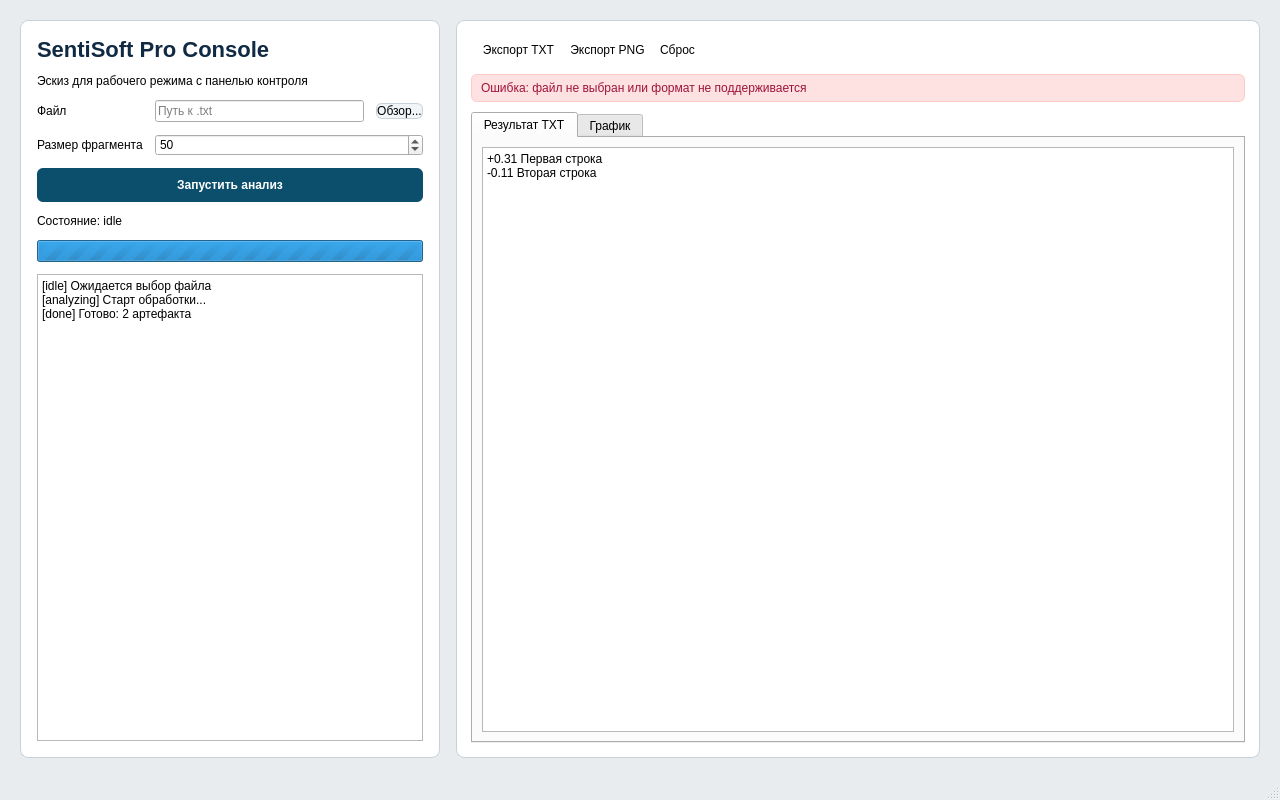
<?xml version="1.0" encoding="UTF-8"?>
<ui version="4.0">
 <class>SentilexVariantBWindow</class>
 <widget class="QMainWindow" name="SentilexVariantBWindow">
  <property name="geometry">
   <rect>
    <x>0</x>
    <y>0</y>
    <width>1280</width>
    <height>800</height>
   </rect>
  </property>
  <property name="windowTitle">
   <string>SentiSoft Desktop - Variant B (Pro Tool)</string>
  </property>
  <property name="styleSheet">
   <string notr="true">QMainWindow { background: #e9ecef; }
QFrame#controlPanel, QFrame#workspacePanel { background: #ffffff; border: 1px solid #c8d0d8; border-radius: 8px; }
QPushButton#analyzeButton { background: #0b4f6c; color: #ffffff; border-radius: 6px; padding: 10px 12px; font-weight: 600; }
QPushButton#browseButton { background: #f1f5f8; border: 1px solid #c8d0d8; border-radius: 6px; }
QLabel#errorBanner { background: #fee2e2; color: #9f1239; border: 1px solid #fecaca; border-radius: 6px; padding: 6px; }</string>
  </property>
  <widget class="QWidget" name="centralwidget">
   <layout class="QHBoxLayout" name="mainSplitLayout">
    <property name="leftMargin">
     <number>20</number>
    </property>
    <property name="topMargin">
     <number>20</number>
    </property>
    <property name="rightMargin">
     <number>20</number>
    </property>
    <property name="bottomMargin">
     <number>20</number>
    </property>
    <property name="spacing">
     <number>16</number>
    </property>
    <item>
     <widget class="QFrame" name="controlPanel">
      <property name="minimumSize">
       <size>
        <width>360</width>
        <height>0</height>
       </size>
      </property>
      <property name="maximumSize">
       <size>
        <width>420</width>
        <height>16777215</height>
       </size>
      </property>
      <layout class="QVBoxLayout" name="controlLayout">
       <property name="leftMargin">
        <number>16</number>
       </property>
       <property name="topMargin">
        <number>16</number>
       </property>
       <property name="rightMargin">
        <number>16</number>
       </property>
       <property name="bottomMargin">
        <number>16</number>
       </property>
       <property name="spacing">
        <number>12</number>
       </property>
       <item>
        <widget class="QLabel" name="appTitle">
         <property name="text">
          <string>SentiSoft Pro Console</string>
         </property>
         <property name="styleSheet">
          <string notr="true">font-size: 22px; font-weight: 700; color: #102a43;</string>
         </property>
        </widget>
       </item>
       <item>
        <widget class="QLabel" name="appSubtitle">
         <property name="text">
          <string>Эскиз для рабочего режима с панелью контроля</string>
         </property>
         <property name="wordWrap">
          <bool>true</bool>
         </property>
        </widget>
       </item>
       <item>
        <layout class="QFormLayout" name="controlsForm">
         <property name="labelAlignment">
          <set>Qt::AlignLeading|Qt::AlignLeft|Qt::AlignVCenter</set>
         </property>
         <item row="0" column="0">
          <widget class="QLabel" name="fileLabel">
           <property name="text">
            <string>Файл</string>
           </property>
          </widget>
         </item>
         <item row="0" column="1">
          <layout class="QHBoxLayout" name="fileInputRow">
           <item>
            <widget class="QLineEdit" name="filePathEdit">
             <property name="placeholderText">
              <string>Путь к .txt</string>
             </property>
            </widget>
           </item>
           <item>
            <widget class="QPushButton" name="browseButton">
             <property name="text">
              <string>Обзор...</string>
             </property>
            </widget>
           </item>
          </layout>
         </item>
         <item row="1" column="0">
          <widget class="QLabel" name="fragmentLabel">
           <property name="text">
            <string>Размер фрагмента</string>
           </property>
          </widget>
         </item>
         <item row="1" column="1">
          <widget class="QSpinBox" name="fragmentSizeSpinBox">
           <property name="minimum">
            <number>10</number>
           </property>
           <property name="maximum">
            <number>500</number>
           </property>
           <property name="value">
            <number>50</number>
           </property>
          </widget>
         </item>
        </layout>
       </item>
       <item>
        <widget class="QPushButton" name="analyzeButton">
         <property name="text">
          <string>Запустить анализ</string>
         </property>
        </widget>
       </item>
       <item>
        <widget class="QLabel" name="statusLabel">
         <property name="text">
          <string>Состояние: idle</string>
         </property>
        </widget>
       </item>
       <item>
        <widget class="QProgressBar" name="analyzeProgress">
         <property name="minimum">
          <number>0</number>
         </property>
         <property name="maximum">
          <number>0</number>
         </property>
         <property name="value">
          <number>-1</number>
         </property>
         <property name="visible">
          <bool>true</bool>
         </property>
        </widget>
       </item>
       <item>
        <widget class="QPlainTextEdit" name="runLogView">
         <property name="readOnly">
          <bool>true</bool>
         </property>
         <property name="plainText">
          <string>[idle] Ожидается выбор файла
[analyzing] Старт обработки...
[done] Готово: 2 артефакта</string>
         </property>
        </widget>
       </item>
      </layout>
     </widget>
    </item>
    <item>
     <widget class="QFrame" name="workspacePanel">
      <layout class="QVBoxLayout" name="workspaceLayout">
       <property name="leftMargin">
        <number>14</number>
       </property>
       <property name="topMargin">
        <number>14</number>
       </property>
       <property name="rightMargin">
        <number>14</number>
       </property>
       <property name="bottomMargin">
        <number>14</number>
       </property>
       <property name="spacing">
        <number>10</number>
       </property>
       <item>
        <widget class="QToolBar" name="resultToolbar">
         <property name="movable">
          <bool>false</bool>
         </property>
         <addaction name="exportTxtAction"/>
         <addaction name="exportPngAction"/>
         <addaction name="resetAction"/>
        </widget>
       </item>
       <item>
        <widget class="QLabel" name="errorBanner">
         <property name="text">
          <string>Ошибка: файл не выбран или формат не поддерживается</string>
         </property>
         <property name="visible">
          <bool>false</bool>
         </property>
        </widget>
       </item>
       <item>
        <widget class="QTabWidget" name="resultTabs">
         <property name="currentIndex">
          <number>0</number>
         </property>
         <widget class="QWidget" name="txtTab">
          <attribute name="title">
           <string>Результат TXT</string>
          </attribute>
          <layout class="QVBoxLayout" name="txtTabLayout">
           <item>
            <widget class="QPlainTextEdit" name="resultTextPreview">
             <property name="plainText">
              <string>+0.31 Первая строка
-0.11 Вторая строка</string>
             </property>
             <property name="readOnly">
              <bool>true</bool>
             </property>
            </widget>
           </item>
          </layout>
         </widget>
         <widget class="QWidget" name="plotTab">
          <attribute name="title">
           <string>График</string>
          </attribute>
          <layout class="QVBoxLayout" name="plotTabLayout">
           <item>
            <widget class="QLabel" name="plotPreview">
             <property name="minimumSize">
              <size>
               <width>0</width>
               <height>420</height>
              </size>
             </property>
             <property name="alignment">
              <set>Qt::AlignCenter</set>
             </property>
             <property name="styleSheet">
              <string notr="true">background: #f5f7fa; border: 1px dashed #94a3b8; border-radius: 8px;</string>
             </property>
             <property name="text">
              <string>Preview графика тональности (PNG)</string>
             </property>
            </widget>
           </item>
          </layout>
         </widget>
        </widget>
       </item>
      </layout>
     </widget>
    </item>
   </layout>
  </widget>
  <action name="exportTxtAction">
   <property name="text">
    <string>Экспорт TXT</string>
   </property>
  </action>
  <action name="exportPngAction">
   <property name="text">
    <string>Экспорт PNG</string>
   </property>
  </action>
  <action name="resetAction">
   <property name="text">
    <string>Сброс</string>
   </property>
  </action>
  <widget class="QStatusBar" name="statusbar"/>
 </widget>
 <resources/>
 <connections/>
</ui>
